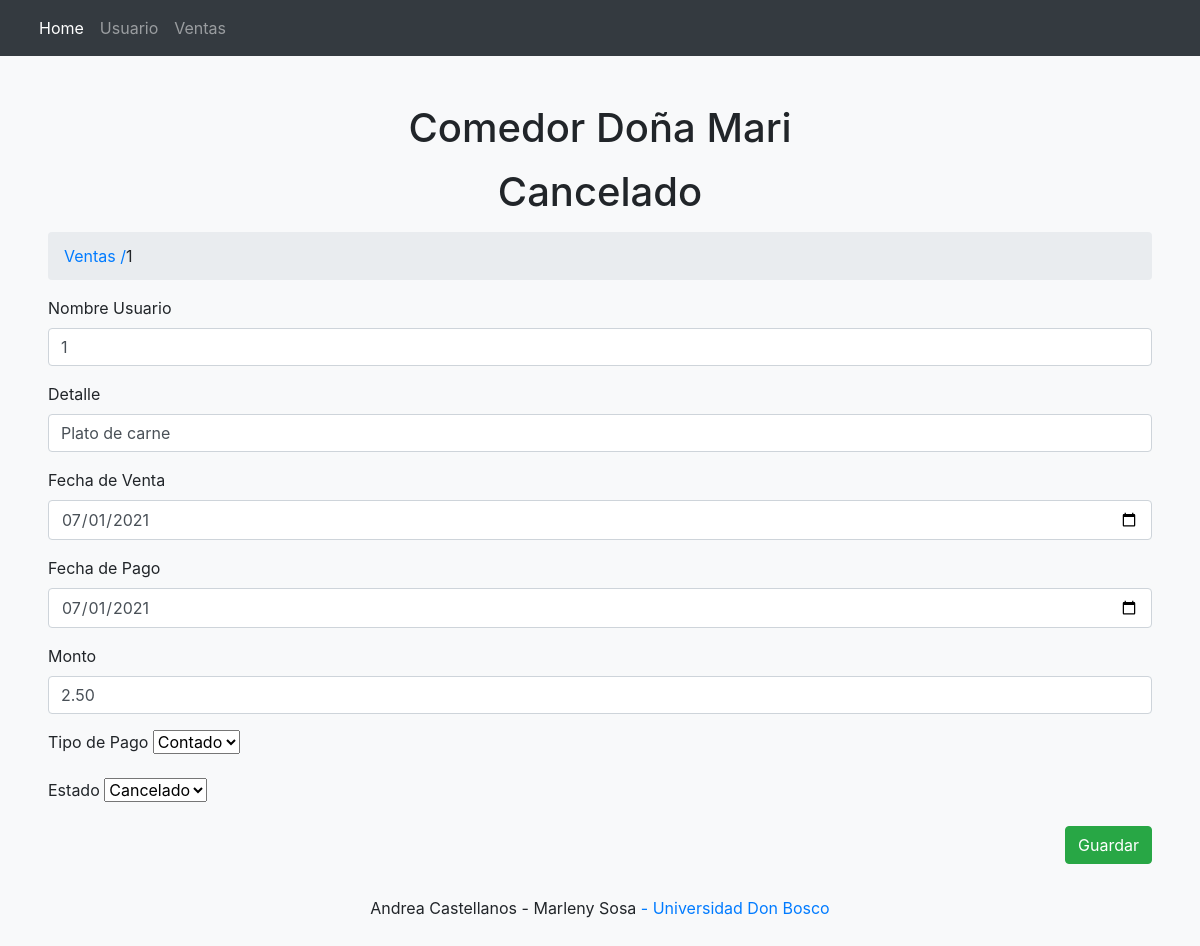
Page /?c=Ventas&a=Crud&idVenta=1 on the committed database.
### tables this page shows
CREATE TABLE `ventas` (
  `idVenta` int NOT NULL,
  `idUsuario` int NOT NULL,
  `detalle` varchar(50) NOT NULL,
  `fechaVenta` varchar(25) NOT NULL,
  `fechaPago` varchar(25) DEFAULT NULL,
  `monto` decimal(15,2) NOT NULL,
  `tipoPago` varchar(25) NOT NULL,
  `estado` varchar(25) NOT NULL
);

### controller/ventas.controller.php (called while the page is built, shortened)
<?php
require_once 'model/model.ventas.php';
class VentasController{
    private $model;
    public function __CONSTRUCT(){
        $this->model = new Ventas();
    }
    public function Crud(){
        $ven = new Ventas();
        if(isset($_REQUEST['idVenta'])){
            $ven = $this->model->Obtener($_REQUEST['idVenta']);
        }
        require_once 'view/header.php';
        require_once 'view/ventas/ventas-editar.php';
        require_once 'view/footer.php';
    }
}

### model/database.php (called while the page is built)
<?php
class Database
{
    public static function StartUp()
    {
        $pdo = new PDO('mysql:host=localhost;dbname=comedor;charset=utf8','root','castellanos');
        $pdo->setAttribute(PDO::ATTR_ERRMODE, PDO::ERRMODE_EXCEPTION);
        return $pdo;
    }
}

### model/model.ventas.php (called while the page is built, shortened)
<?php
class Ventas
{
	private $pdo;
	public function __CONSTRUCT()
	{
		try
		{
			$this->pdo = Database::StartUp();
		}
		catch(Exception $e)
		{
			die($e->getMessage());
		}
	}
	public function Obtener($id)
	{
		try
		{
			$stm = $this->pdo
			          ->prepare("SELECT * FROM ventas WHERE idVenta = ?");
			$stm->execute(array($id));
			return $stm->fetch(PDO::FETCH_OBJ);
		} catch (Exception $e)
		{
			die($e->getMessage());
		}
	}
}

### view/ventas/ventas-editar.php (the view, shortened to what this page needs)
<div class="p-5 text-center bg-light">
<h1 class="mb-3">Comedor Doña Mari</h1>
    <h1 class="mb-3">
    <?php echo $ven->idVenta != null ? $ven-> estado : ' Nueva Venta '; ?>
    </h1>
<ol class="breadcrumb">
  <li><a href="?c=Ventas"> Ventas / </a></li>
  <li class="active"><?php echo $ven->idVenta != null ? $ven-> idUsuario :  ' Nueva Venta '; ?></li>
</ol>
<form id="frm-ventas" action="?c=Ventas&a=Guardar" method="post" enctype="multipart/form-data">
<div class="form-group text-Left">
        <label>Nombre Usuario</label>
        <input type="text" name="idUsuario" id="buscar_usuario" value="<?php echo $ven->idUsuario; ?>" class="form-control" placeholder="Digite nombre" data-validacion-tipo="requerido|min:3" />
</div>
<div class="form-group text-Left">
        <label>Detalle</label>
        <input type="text" name="detalle" value="<?php echo $ven->detalle; ?>" class="form-control" placeholder="Ingrese el detalle de venta" data-validacion-tipo="requerido|min:3" />
</div>
<div class="form-group text-Left">
        <label>Fecha de Venta</label>
        <input type="date" name="fechaVenta" value="<?php echo $ven->fechaVenta; ?>" class="form-control" placeholder="Ingrese la fecha de Venta" data-validacion-tipo="requerido|min:3" />
</div>
<div class="form-group text-Left">
        <label>Fecha de Pago</label>
        <input type="date" name="fechaPago" value="<?php echo $ven->fechaPago; ?>" class="form-control" placeholder="Ingrese la fecha de pago"  />
</div>
<div class="form-group text-Left">
        <label>Monto</label>
        <input type="decimal" name="monto" value="<?php echo $ven->monto; ?>" class="form-control" placeholder="Ingrese el monto a cobrar" data-validacion-tipo="requerido|min:3" />
</div>
<div class="form-group text-Left">
        <label>Tipo de Pago</label>
        <select id="tipoPago" name="tipoPago">
         <option value="Contado">Contado</option>
        </select>
        </div>
        <div class="form-group text-Left">
        <label>Estado</label>
        <select id="estado" name="estado">
         <option value="Cancelado">Cancelado</option>
        </select>
        </div>
<div class="text-right">
        <button class="btn btn-success">Guardar</button>
    </div>
</form>

### rows in the picture
ventas: estado "Cancelado", idUsuario "1", detalle "Plato de carne", fechaVenta "07/01/2021", fechaPago "07/01/2021", monto "2.50"
